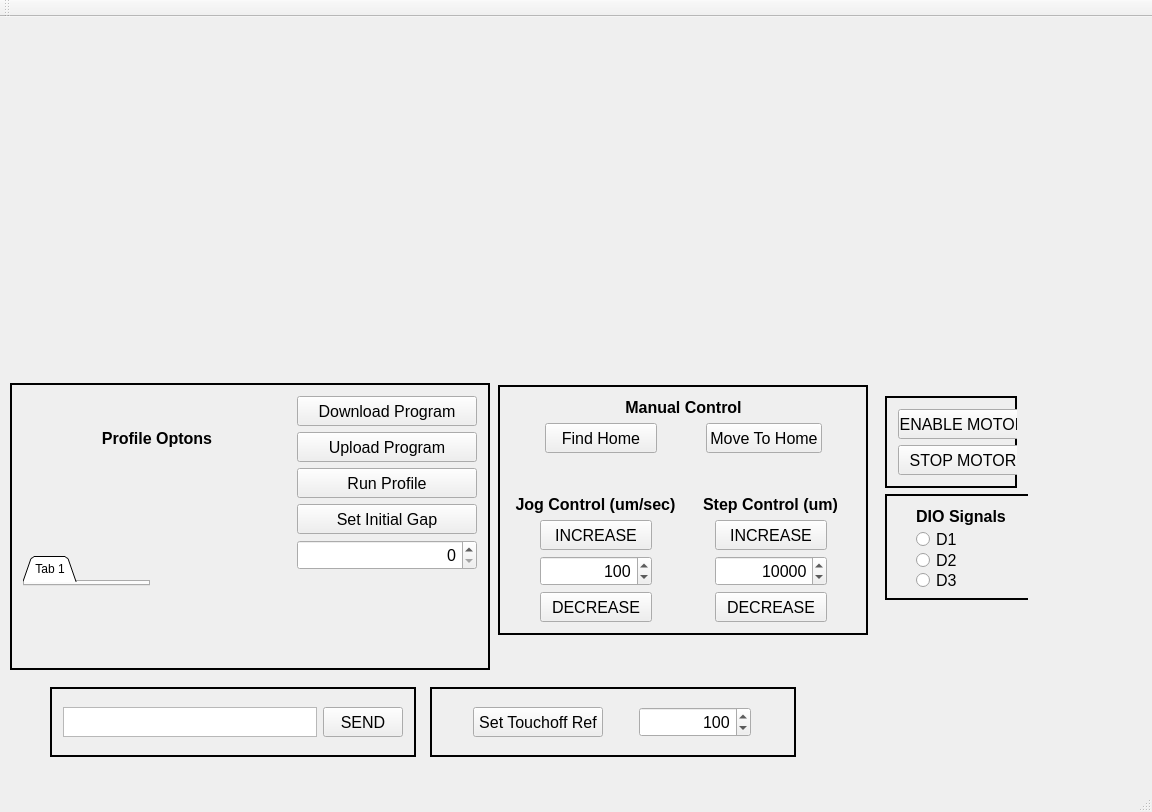
<?xml version="1.0" encoding="UTF-8"?>
<ui version="4.0">
 <class>ECMControllerGUI</class>
 <widget class="QMainWindow" name="ECMControllerGUI">
  <property name="geometry">
   <rect>
    <x>0</x>
    <y>0</y>
    <width>1152</width>
    <height>812</height>
   </rect>
  </property>
  <property name="windowTitle">
   <string>ECMControllerGUI</string>
  </property>
  <widget class="QWidget" name="centralWidget">
   <widget class="QSplitter" name="splitter">
    <property name="geometry">
     <rect>
      <x>60</x>
      <y>-20</y>
      <width>897</width>
      <height>409</height>
     </rect>
    </property>
    <property name="orientation">
     <enum>Qt::Vertical</enum>
    </property>
   </widget>
   <widget class="QFrame" name="frame_ProfileOptions_4">
    <property name="geometry">
     <rect>
      <x>430</x>
      <y>670</y>
      <width>366</width>
      <height>70</height>
     </rect>
    </property>
    <property name="sizePolicy">
     <sizepolicy hsizetype="Fixed" vsizetype="Fixed">
      <horstretch>0</horstretch>
      <verstretch>0</verstretch>
     </sizepolicy>
    </property>
    <property name="minimumSize">
     <size>
      <width>350</width>
      <height>70</height>
     </size>
    </property>
    <property name="frameShape">
     <enum>QFrame::Box</enum>
    </property>
    <property name="frameShadow">
     <enum>QFrame::Plain</enum>
    </property>
    <property name="lineWidth">
     <number>2</number>
    </property>
    <layout class="QGridLayout" name="gridLayout_9">
     <item row="0" column="0">
      <widget class="QPushButton" name="pushButton_TouchoffRef">
       <property name="sizePolicy">
        <sizepolicy hsizetype="Fixed" vsizetype="Fixed">
         <horstretch>0</horstretch>
         <verstretch>0</verstretch>
        </sizepolicy>
       </property>
       <property name="minimumSize">
        <size>
         <width>130</width>
         <height>30</height>
        </size>
       </property>
       <property name="font">
        <font>
         <pointsize>12</pointsize>
        </font>
       </property>
       <property name="text">
        <string>Set Touchoff Ref</string>
       </property>
      </widget>
     </item>
     <item row="0" column="1">
      <widget class="QSpinBox" name="spinBox_TouchoffRef">
       <property name="sizePolicy">
        <sizepolicy hsizetype="Fixed" vsizetype="Fixed">
         <horstretch>0</horstretch>
         <verstretch>0</verstretch>
        </sizepolicy>
       </property>
       <property name="minimumSize">
        <size>
         <width>112</width>
         <height>30</height>
        </size>
       </property>
       <property name="font">
        <font>
         <pointsize>12</pointsize>
        </font>
       </property>
       <property name="alignment">
        <set>Qt::AlignRight|Qt::AlignTrailing|Qt::AlignVCenter</set>
       </property>
       <property name="minimum">
        <number>1</number>
       </property>
       <property name="maximum">
        <number>10000</number>
       </property>
       <property name="singleStep">
        <number>10</number>
       </property>
       <property name="value">
        <number>100</number>
       </property>
      </widget>
     </item>
    </layout>
   </widget>
   <widget class="QFrame" name="frame_ProfileOptions_3">
    <property name="geometry">
     <rect>
      <x>50</x>
      <y>670</y>
      <width>366</width>
      <height>70</height>
     </rect>
    </property>
    <property name="sizePolicy">
     <sizepolicy hsizetype="Fixed" vsizetype="Fixed">
      <horstretch>0</horstretch>
      <verstretch>0</verstretch>
     </sizepolicy>
    </property>
    <property name="minimumSize">
     <size>
      <width>350</width>
      <height>70</height>
     </size>
    </property>
    <property name="frameShape">
     <enum>QFrame::Box</enum>
    </property>
    <property name="frameShadow">
     <enum>QFrame::Plain</enum>
    </property>
    <property name="lineWidth">
     <number>2</number>
    </property>
    <layout class="QGridLayout" name="gridLayout_7">
     <item row="0" column="0">
      <layout class="QHBoxLayout" name="horizontalLayout_4">
       <item>
        <widget class="QTextEdit" name="textEdit_CMD">
         <property name="sizePolicy">
          <sizepolicy hsizetype="Fixed" vsizetype="Expanding">
           <horstretch>0</horstretch>
           <verstretch>0</verstretch>
          </sizepolicy>
         </property>
         <property name="minimumSize">
          <size>
           <width>0</width>
           <height>30</height>
          </size>
         </property>
         <property name="maximumSize">
          <size>
           <width>16777215</width>
           <height>30</height>
          </size>
         </property>
         <property name="html">
          <string>&lt;!DOCTYPE HTML PUBLIC &quot;-//W3C//DTD HTML 4.0//EN&quot; &quot;http://www.w3.org/TR/REC-html40/strict.dtd&quot;&gt;
&lt;html&gt;&lt;head&gt;&lt;meta name=&quot;qrichtext&quot; content=&quot;1&quot; /&gt;&lt;style type=&quot;text/css&quot;&gt;
p, li { white-space: pre-wrap; }
&lt;/style&gt;&lt;/head&gt;&lt;body style=&quot; font-family:'Ubuntu'; font-size:11pt; font-weight:400; font-style:normal;&quot;&gt;
&lt;p style=&quot;-qt-paragraph-type:empty; margin-top:0px; margin-bottom:0px; margin-left:0px; margin-right:0px; -qt-block-indent:0; text-indent:0px; font-family:'MS Shell Dlg 2'; font-size:8.25pt;&quot;&gt;&lt;br /&gt;&lt;/p&gt;&lt;/body&gt;&lt;/html&gt;</string>
         </property>
        </widget>
       </item>
       <item>
        <widget class="QPushButton" name="pushButton_CMDSend">
         <property name="sizePolicy">
          <sizepolicy hsizetype="Fixed" vsizetype="Fixed">
           <horstretch>0</horstretch>
           <verstretch>0</verstretch>
          </sizepolicy>
         </property>
         <property name="minimumSize">
          <size>
           <width>80</width>
           <height>30</height>
          </size>
         </property>
         <property name="font">
          <font>
           <pointsize>12</pointsize>
          </font>
         </property>
         <property name="text">
          <string>SEND</string>
         </property>
        </widget>
       </item>
      </layout>
     </item>
    </layout>
   </widget>
   <widget class="QFrame" name="frame_ProfileOptions">
    <property name="geometry">
     <rect>
      <x>10</x>
      <y>366</y>
      <width>480</width>
      <height>287</height>
     </rect>
    </property>
    <property name="sizePolicy">
     <sizepolicy hsizetype="MinimumExpanding" vsizetype="MinimumExpanding">
      <horstretch>0</horstretch>
      <verstretch>0</verstretch>
     </sizepolicy>
    </property>
    <property name="minimumSize">
     <size>
      <width>480</width>
      <height>250</height>
     </size>
    </property>
    <property name="maximumSize">
     <size>
      <width>2000</width>
      <height>16777215</height>
     </size>
    </property>
    <property name="frameShape">
     <enum>QFrame::Box</enum>
    </property>
    <property name="frameShadow">
     <enum>QFrame::Plain</enum>
    </property>
    <property name="lineWidth">
     <number>2</number>
    </property>
    <layout class="QGridLayout" name="gridLayout_2">
     <item row="2" column="1">
      <spacer name="verticalSpacer_4">
       <property name="orientation">
        <enum>Qt::Vertical</enum>
       </property>
       <property name="sizeHint" stdset="0">
        <size>
         <width>20</width>
         <height>83</height>
        </size>
       </property>
      </spacer>
     </item>
     <item row="0" column="0">
      <widget class="QSplitter" name="splitter_2">
       <property name="orientation">
        <enum>Qt::Horizontal</enum>
       </property>
       <widget class="QLabel" name="label_ManualControl_2">
        <property name="sizePolicy">
         <sizepolicy hsizetype="Preferred" vsizetype="Fixed">
          <horstretch>0</horstretch>
          <verstretch>0</verstretch>
         </sizepolicy>
        </property>
        <property name="font">
         <font>
          <pointsize>12</pointsize>
          <weight>75</weight>
          <bold>true</bold>
         </font>
        </property>
        <property name="text">
         <string>Profile Optons</string>
        </property>
        <property name="alignment">
         <set>Qt::AlignCenter</set>
        </property>
       </widget>
      </widget>
     </item>
     <item row="0" column="1" rowspan="2">
      <layout class="QVBoxLayout" name="verticalLayout_4">
       <item>
        <widget class="QPushButton" name="pushButton_DownloadProgram">
         <property name="sizePolicy">
          <sizepolicy hsizetype="Fixed" vsizetype="Fixed">
           <horstretch>0</horstretch>
           <verstretch>0</verstretch>
          </sizepolicy>
         </property>
         <property name="minimumSize">
          <size>
           <width>180</width>
           <height>30</height>
          </size>
         </property>
         <property name="font">
          <font>
           <pointsize>12</pointsize>
          </font>
         </property>
         <property name="text">
          <string>Download Program</string>
         </property>
        </widget>
       </item>
       <item>
        <widget class="QPushButton" name="pushButton_UploadProgram">
         <property name="sizePolicy">
          <sizepolicy hsizetype="Fixed" vsizetype="Fixed">
           <horstretch>0</horstretch>
           <verstretch>0</verstretch>
          </sizepolicy>
         </property>
         <property name="minimumSize">
          <size>
           <width>180</width>
           <height>30</height>
          </size>
         </property>
         <property name="font">
          <font>
           <pointsize>12</pointsize>
          </font>
         </property>
         <property name="text">
          <string>Upload Program</string>
         </property>
        </widget>
       </item>
       <item>
        <widget class="QPushButton" name="pushButton_RunProfile">
         <property name="sizePolicy">
          <sizepolicy hsizetype="Fixed" vsizetype="Fixed">
           <horstretch>0</horstretch>
           <verstretch>0</verstretch>
          </sizepolicy>
         </property>
         <property name="minimumSize">
          <size>
           <width>180</width>
           <height>30</height>
          </size>
         </property>
         <property name="font">
          <font>
           <pointsize>12</pointsize>
          </font>
         </property>
         <property name="text">
          <string>Run Profile</string>
         </property>
        </widget>
       </item>
       <item>
        <widget class="QPushButton" name="pushButton_SetInitialGap">
         <property name="sizePolicy">
          <sizepolicy hsizetype="Fixed" vsizetype="Fixed">
           <horstretch>0</horstretch>
           <verstretch>0</verstretch>
          </sizepolicy>
         </property>
         <property name="minimumSize">
          <size>
           <width>180</width>
           <height>30</height>
          </size>
         </property>
         <property name="font">
          <font>
           <pointsize>12</pointsize>
          </font>
         </property>
         <property name="text">
          <string>Set Initial Gap</string>
         </property>
        </widget>
       </item>
       <item>
        <widget class="QSpinBox" name="spinBox_Jog_6">
         <property name="minimumSize">
          <size>
           <width>180</width>
           <height>30</height>
          </size>
         </property>
         <property name="font">
          <font>
           <pointsize>12</pointsize>
          </font>
         </property>
         <property name="alignment">
          <set>Qt::AlignRight|Qt::AlignTrailing|Qt::AlignVCenter</set>
         </property>
        </widget>
       </item>
      </layout>
     </item>
     <item row="1" column="0" rowspan="2">
      <widget class="QTabWidget" name="tabWidget">
       <property name="sizePolicy">
        <sizepolicy hsizetype="Fixed" vsizetype="Fixed">
         <horstretch>0</horstretch>
         <verstretch>0</verstretch>
        </sizepolicy>
       </property>
       <property name="tabShape">
        <enum>QTabWidget::Triangular</enum>
       </property>
       <property name="currentIndex">
        <number>0</number>
       </property>
       <widget class="QWidget" name="tab">
        <attribute name="title">
         <string>Tab 1</string>
        </attribute>
       </widget>
      </widget>
     </item>
    </layout>
    <zorder>splitter_2</zorder>
    <zorder>tabWidget</zorder>
    <zorder>verticalSpacer_4</zorder>
   </widget>
   <widget class="QFrame" name="frame_MaunalControl">
    <property name="geometry">
     <rect>
      <x>498</x>
      <y>368</y>
      <width>370</width>
      <height>250</height>
     </rect>
    </property>
    <property name="sizePolicy">
     <sizepolicy hsizetype="Fixed" vsizetype="Fixed">
      <horstretch>0</horstretch>
      <verstretch>0</verstretch>
     </sizepolicy>
    </property>
    <property name="minimumSize">
     <size>
      <width>350</width>
      <height>250</height>
     </size>
    </property>
    <property name="frameShape">
     <enum>QFrame::Box</enum>
    </property>
    <property name="frameShadow">
     <enum>QFrame::Plain</enum>
    </property>
    <property name="lineWidth">
     <number>2</number>
    </property>
    <layout class="QGridLayout" name="gridLayout_6">
     <item row="0" column="0">
      <layout class="QGridLayout" name="gridLayout_4">
       <item row="0" column="1" colspan="3">
        <widget class="QLabel" name="label_ManualControl">
         <property name="sizePolicy">
          <sizepolicy hsizetype="MinimumExpanding" vsizetype="Fixed">
           <horstretch>0</horstretch>
           <verstretch>0</verstretch>
          </sizepolicy>
         </property>
         <property name="font">
          <font>
           <pointsize>12</pointsize>
           <weight>75</weight>
           <bold>true</bold>
          </font>
         </property>
         <property name="text">
          <string>Manual Control</string>
         </property>
         <property name="alignment">
          <set>Qt::AlignCenter</set>
         </property>
        </widget>
       </item>
       <item row="1" column="0">
        <spacer name="horizontalSpacer_12">
         <property name="orientation">
          <enum>Qt::Horizontal</enum>
         </property>
         <property name="sizeHint" stdset="0">
          <size>
           <width>19</width>
           <height>17</height>
          </size>
         </property>
        </spacer>
       </item>
       <item row="1" column="1">
        <widget class="QPushButton" name="pushButton_SetHome">
         <property name="sizePolicy">
          <sizepolicy hsizetype="Fixed" vsizetype="Fixed">
           <horstretch>0</horstretch>
           <verstretch>0</verstretch>
          </sizepolicy>
         </property>
         <property name="minimumSize">
          <size>
           <width>112</width>
           <height>30</height>
          </size>
         </property>
         <property name="font">
          <font>
           <pointsize>12</pointsize>
          </font>
         </property>
         <property name="text">
          <string>Find Home</string>
         </property>
        </widget>
       </item>
       <item row="1" column="2">
        <spacer name="horizontalSpacer_10">
         <property name="orientation">
          <enum>Qt::Horizontal</enum>
         </property>
         <property name="sizeHint" stdset="0">
          <size>
           <width>37</width>
           <height>17</height>
          </size>
         </property>
        </spacer>
       </item>
       <item row="1" column="3">
        <widget class="QPushButton" name="pushButton_MoveHome">
         <property name="sizePolicy">
          <sizepolicy hsizetype="Fixed" vsizetype="Fixed">
           <horstretch>0</horstretch>
           <verstretch>0</verstretch>
          </sizepolicy>
         </property>
         <property name="minimumSize">
          <size>
           <width>112</width>
           <height>30</height>
          </size>
         </property>
         <property name="font">
          <font>
           <pointsize>12</pointsize>
          </font>
         </property>
         <property name="text">
          <string>Move To Home</string>
         </property>
        </widget>
       </item>
       <item row="1" column="4">
        <spacer name="horizontalSpacer_11">
         <property name="orientation">
          <enum>Qt::Horizontal</enum>
         </property>
         <property name="sizeHint" stdset="0">
          <size>
           <width>18</width>
           <height>17</height>
          </size>
         </property>
        </spacer>
       </item>
       <item row="2" column="2">
        <spacer name="verticalSpacer">
         <property name="orientation">
          <enum>Qt::Vertical</enum>
         </property>
         <property name="sizeHint" stdset="0">
          <size>
           <width>17</width>
           <height>13</height>
          </size>
         </property>
        </spacer>
       </item>
      </layout>
     </item>
     <item row="1" column="0">
      <layout class="QGridLayout" name="gridLayout">
       <item row="0" column="1">
        <widget class="QLabel" name="label_ManualControl_4">
         <property name="sizePolicy">
          <sizepolicy hsizetype="MinimumExpanding" vsizetype="Fixed">
           <horstretch>0</horstretch>
           <verstretch>0</verstretch>
          </sizepolicy>
         </property>
         <property name="font">
          <font>
           <pointsize>12</pointsize>
           <weight>75</weight>
           <bold>true</bold>
          </font>
         </property>
         <property name="text">
          <string>Step Control (um)</string>
         </property>
         <property name="alignment">
          <set>Qt::AlignCenter</set>
         </property>
        </widget>
       </item>
       <item row="0" column="0">
        <widget class="QLabel" name="label_ManualControl_3">
         <property name="sizePolicy">
          <sizepolicy hsizetype="MinimumExpanding" vsizetype="Fixed">
           <horstretch>0</horstretch>
           <verstretch>0</verstretch>
          </sizepolicy>
         </property>
         <property name="font">
          <font>
           <pointsize>12</pointsize>
           <weight>75</weight>
           <bold>true</bold>
          </font>
         </property>
         <property name="text">
          <string>Jog Control (um/sec)</string>
         </property>
         <property name="alignment">
          <set>Qt::AlignCenter</set>
         </property>
        </widget>
       </item>
       <item row="1" column="1">
        <layout class="QHBoxLayout" name="horizontalLayout_2">
         <item>
          <spacer name="horizontalSpacer_9">
           <property name="orientation">
            <enum>Qt::Horizontal</enum>
           </property>
           <property name="sizeHint" stdset="0">
            <size>
             <width>20</width>
             <height>20</height>
            </size>
           </property>
          </spacer>
         </item>
         <item>
          <layout class="QVBoxLayout" name="verticalLayout_2">
           <item>
            <widget class="QPushButton" name="pushButton_IncreaseRelativeMove">
             <property name="sizePolicy">
              <sizepolicy hsizetype="Fixed" vsizetype="Fixed">
               <horstretch>0</horstretch>
               <verstretch>0</verstretch>
              </sizepolicy>
             </property>
             <property name="minimumSize">
              <size>
               <width>112</width>
               <height>30</height>
              </size>
             </property>
             <property name="font">
              <font>
               <pointsize>12</pointsize>
              </font>
             </property>
             <property name="text">
              <string>INCREASE</string>
             </property>
            </widget>
           </item>
           <item>
            <widget class="QSpinBox" name="spinBox_RelativeMove">
             <property name="sizePolicy">
              <sizepolicy hsizetype="Fixed" vsizetype="Fixed">
               <horstretch>0</horstretch>
               <verstretch>0</verstretch>
              </sizepolicy>
             </property>
             <property name="minimumSize">
              <size>
               <width>112</width>
               <height>30</height>
              </size>
             </property>
             <property name="font">
              <font>
               <pointsize>12</pointsize>
              </font>
             </property>
             <property name="alignment">
              <set>Qt::AlignRight|Qt::AlignTrailing|Qt::AlignVCenter</set>
             </property>
             <property name="maximum">
              <number>100000</number>
             </property>
             <property name="singleStep">
              <number>100</number>
             </property>
             <property name="value">
              <number>10000</number>
             </property>
            </widget>
           </item>
           <item>
            <widget class="QPushButton" name="pushButton_DecreaseRelativeMove">
             <property name="sizePolicy">
              <sizepolicy hsizetype="Fixed" vsizetype="Fixed">
               <horstretch>0</horstretch>
               <verstretch>0</verstretch>
              </sizepolicy>
             </property>
             <property name="minimumSize">
              <size>
               <width>112</width>
               <height>30</height>
              </size>
             </property>
             <property name="font">
              <font>
               <pointsize>12</pointsize>
              </font>
             </property>
             <property name="text">
              <string>DECREASE</string>
             </property>
            </widget>
           </item>
          </layout>
         </item>
         <item>
          <spacer name="horizontalSpacer_8">
           <property name="orientation">
            <enum>Qt::Horizontal</enum>
           </property>
           <property name="sizeHint" stdset="0">
            <size>
             <width>20</width>
             <height>20</height>
            </size>
           </property>
          </spacer>
         </item>
        </layout>
       </item>
       <item row="1" column="0">
        <layout class="QHBoxLayout" name="horizontalLayout">
         <item>
          <spacer name="horizontalSpacer_7">
           <property name="orientation">
            <enum>Qt::Horizontal</enum>
           </property>
           <property name="sizeHint" stdset="0">
            <size>
             <width>20</width>
             <height>20</height>
            </size>
           </property>
          </spacer>
         </item>
         <item>
          <layout class="QVBoxLayout" name="verticalLayout">
           <item>
            <widget class="QPushButton" name="pushButton_IncreaseJog">
             <property name="sizePolicy">
              <sizepolicy hsizetype="Fixed" vsizetype="Fixed">
               <horstretch>0</horstretch>
               <verstretch>0</verstretch>
              </sizepolicy>
             </property>
             <property name="minimumSize">
              <size>
               <width>112</width>
               <height>30</height>
              </size>
             </property>
             <property name="font">
              <font>
               <pointsize>12</pointsize>
              </font>
             </property>
             <property name="text">
              <string>INCREASE</string>
             </property>
            </widget>
           </item>
           <item>
            <widget class="QSpinBox" name="spinBox_Jog">
             <property name="sizePolicy">
              <sizepolicy hsizetype="Fixed" vsizetype="Fixed">
               <horstretch>0</horstretch>
               <verstretch>0</verstretch>
              </sizepolicy>
             </property>
             <property name="minimumSize">
              <size>
               <width>112</width>
               <height>30</height>
              </size>
             </property>
             <property name="font">
              <font>
               <pointsize>12</pointsize>
              </font>
             </property>
             <property name="alignment">
              <set>Qt::AlignRight|Qt::AlignTrailing|Qt::AlignVCenter</set>
             </property>
             <property name="minimum">
              <number>1</number>
             </property>
             <property name="maximum">
              <number>10000</number>
             </property>
             <property name="singleStep">
              <number>10</number>
             </property>
             <property name="value">
              <number>100</number>
             </property>
            </widget>
           </item>
           <item>
            <widget class="QPushButton" name="pushButton_DecreaseJog">
             <property name="sizePolicy">
              <sizepolicy hsizetype="Fixed" vsizetype="Fixed">
               <horstretch>0</horstretch>
               <verstretch>0</verstretch>
              </sizepolicy>
             </property>
             <property name="minimumSize">
              <size>
               <width>112</width>
               <height>30</height>
              </size>
             </property>
             <property name="font">
              <font>
               <pointsize>12</pointsize>
              </font>
             </property>
             <property name="text">
              <string>DECREASE</string>
             </property>
            </widget>
           </item>
          </layout>
         </item>
         <item>
          <spacer name="horizontalSpacer_6">
           <property name="orientation">
            <enum>Qt::Horizontal</enum>
           </property>
           <property name="sizeHint" stdset="0">
            <size>
             <width>20</width>
             <height>20</height>
            </size>
           </property>
          </spacer>
         </item>
        </layout>
       </item>
      </layout>
     </item>
    </layout>
   </widget>
   <widget class="QWidget" name="layoutWidget">
    <property name="geometry">
     <rect>
      <x>874</x>
      <y>368</y>
      <width>154</width>
      <height>226</height>
     </rect>
    </property>
    <layout class="QGridLayout" name="gridLayout_5">
     <item row="0" column="0">
      <widget class="QFrame" name="frame">
       <property name="frameShape">
        <enum>QFrame::Box</enum>
       </property>
       <property name="frameShadow">
        <enum>QFrame::Plain</enum>
       </property>
       <property name="lineWidth">
        <number>2</number>
       </property>
       <layout class="QGridLayout" name="gridLayout_8">
        <item row="0" column="0">
         <widget class="QPushButton" name="pushButton_MotorEnable">
          <property name="sizePolicy">
           <sizepolicy hsizetype="Fixed" vsizetype="Fixed">
            <horstretch>0</horstretch>
            <verstretch>0</verstretch>
           </sizepolicy>
          </property>
          <property name="minimumSize">
           <size>
            <width>130</width>
            <height>30</height>
           </size>
          </property>
          <property name="font">
           <font>
            <pointsize>12</pointsize>
           </font>
          </property>
          <property name="text">
           <string>ENABLE MOTOR</string>
          </property>
         </widget>
        </item>
        <item row="1" column="0">
         <widget class="QPushButton" name="pushButton_MotorDisable">
          <property name="sizePolicy">
           <sizepolicy hsizetype="Fixed" vsizetype="Fixed">
            <horstretch>0</horstretch>
            <verstretch>0</verstretch>
           </sizepolicy>
          </property>
          <property name="minimumSize">
           <size>
            <width>130</width>
            <height>30</height>
           </size>
          </property>
          <property name="font">
           <font>
            <pointsize>12</pointsize>
           </font>
          </property>
          <property name="text">
           <string>STOP MOTOR</string>
          </property>
         </widget>
        </item>
       </layout>
      </widget>
     </item>
     <item row="1" column="0">
      <widget class="QFrame" name="frame_ProfileOptions_2">
       <property name="sizePolicy">
        <sizepolicy hsizetype="MinimumExpanding" vsizetype="MinimumExpanding">
         <horstretch>0</horstretch>
         <verstretch>0</verstretch>
        </sizepolicy>
       </property>
       <property name="minimumSize">
        <size>
         <width>152</width>
         <height>70</height>
        </size>
       </property>
       <property name="frameShape">
        <enum>QFrame::Box</enum>
       </property>
       <property name="frameShadow">
        <enum>QFrame::Plain</enum>
       </property>
       <property name="lineWidth">
        <number>2</number>
       </property>
       <layout class="QGridLayout" name="gridLayout_3">
        <item row="1" column="0">
         <layout class="QVBoxLayout" name="verticalLayout_3">
          <item>
           <widget class="QRadioButton" name="radioButton_D1">
            <property name="sizePolicy">
             <sizepolicy hsizetype="Fixed" vsizetype="Fixed">
              <horstretch>0</horstretch>
              <verstretch>0</verstretch>
             </sizepolicy>
            </property>
            <property name="font">
             <font>
              <pointsize>12</pointsize>
             </font>
            </property>
            <property name="text">
             <string>D1</string>
            </property>
           </widget>
          </item>
          <item>
           <widget class="QRadioButton" name="radioButton_D2">
            <property name="sizePolicy">
             <sizepolicy hsizetype="Fixed" vsizetype="Fixed">
              <horstretch>0</horstretch>
              <verstretch>0</verstretch>
             </sizepolicy>
            </property>
            <property name="font">
             <font>
              <pointsize>12</pointsize>
             </font>
            </property>
            <property name="text">
             <string>D2</string>
            </property>
           </widget>
          </item>
          <item>
           <widget class="QRadioButton" name="radioButton_D3">
            <property name="sizePolicy">
             <sizepolicy hsizetype="Fixed" vsizetype="Fixed">
              <horstretch>0</horstretch>
              <verstretch>0</verstretch>
             </sizepolicy>
            </property>
            <property name="font">
             <font>
              <pointsize>12</pointsize>
             </font>
            </property>
            <property name="text">
             <string>D3</string>
            </property>
           </widget>
          </item>
         </layout>
        </item>
        <item row="0" column="0">
         <widget class="QLabel" name="label_ManualControl_5">
          <property name="sizePolicy">
           <sizepolicy hsizetype="Preferred" vsizetype="Fixed">
            <horstretch>0</horstretch>
            <verstretch>0</verstretch>
           </sizepolicy>
          </property>
          <property name="font">
           <font>
            <pointsize>12</pointsize>
            <weight>75</weight>
            <bold>true</bold>
           </font>
          </property>
          <property name="text">
           <string>DIO Signals</string>
          </property>
          <property name="alignment">
           <set>Qt::AlignCenter</set>
          </property>
         </widget>
        </item>
       </layout>
      </widget>
     </item>
    </layout>
   </widget>
  </widget>
  <widget class="QMenuBar" name="menuBar">
   <property name="geometry">
    <rect>
     <x>0</x>
     <y>0</y>
     <width>1152</width>
     <height>22</height>
    </rect>
   </property>
  </widget>
  <widget class="QToolBar" name="mainToolBar">
   <attribute name="toolBarArea">
    <enum>TopToolBarArea</enum>
   </attribute>
   <attribute name="toolBarBreak">
    <bool>false</bool>
   </attribute>
  </widget>
  <widget class="QStatusBar" name="statusBar"/>
 </widget>
 <layoutdefault spacing="6" margin="11"/>
 <resources/>
 <connections/>
</ui>
